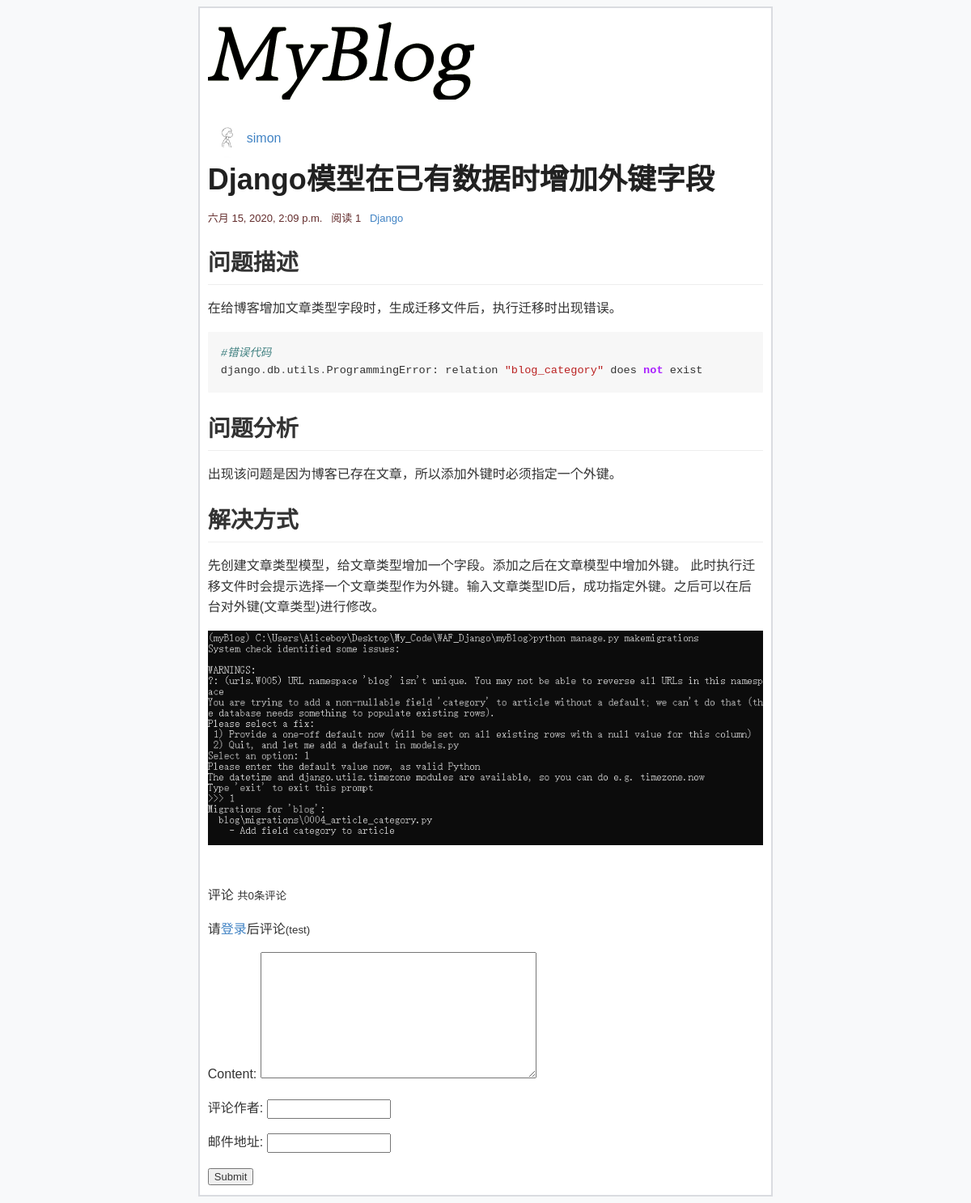
The app's page /blog/detail/7 with its own data.
### blog/models.py (models this page shows, shortened)
class Article(models.Model):
	title = models.CharField("文章标题",max_length=30)
	category = models.ForeignKey(Category,on_delete=models.CASCADE)
	content = MDTextField("文章内容")
	djgest = models.TextField("文章概要")
	author = models.ForeignKey(Author,on_delete=models.CASCADE)
	comment_num = models.BigIntegerField(default=0)
	view = models.BigIntegerField(default=0)
	created_time = models.DateTimeField("创建时间",auto_now_add=True)
	last_mod_time = models.DateTimeField("修改时间",auto_now=True)
	tag = models.ManyToManyField(Tag,blank=True)
	def viewed(self):
		self.view += 1
		self.save(update_fields=['view'])
	class Meta:
		ordering = ('-created_time',)

class Author(models.Model):
	name = models.CharField("作者姓名",max_length=20)
	avatar = models.ImageField(upload_to='avatar/%Y%m%d',blank=True)
	def __str__(self):
		return self.name

class Category(models.Model):
	name = models.CharField("文章类型",max_length=50)
	created_time = models.DateTimeField("创建时间",auto_now_add=True)
	last_mod_time = models.DateTimeField("修改时间",auto_now=True)
	def __str__(self):
		return self.name

### blog/views.py (the view, shortened to what this page needs)
# urls.py: path('detail/<int:pk>',views.detail,name='detail'),
def detail(request, pk):
	article = get_object_or_404(Article,pk=pk)
	comment_list = Comment.objects.filter(article__pk=pk)
	form = CommentForm()
	article.content = markdown.markdown(article.content,
		extensions=[
        'markdown.extensions.extra',
        'markdown.extensions.codehilite',
        'markdown.extensions.toc',
    ])
	context = {'article':article,'comment_list':comment_list,'form':form}
	article.viewed()
	return render(request,"blog/detail.html",context)

### blog/views.py
class CommentForm(forms.ModelForm):
	class Meta:
		model = Comment
		exclude = ('article',)

### blog/templates/blog/detail.html (shortened to what this page needs)
{% extends 'blog/base.html' %}
{% block content %}
<div class="img_and">
<img class="img_avatar" src="{{ article.author.avatar.url }}">
<a href="#">{{ article.author }}</a>
</div>
<h1 class="detail_h1">{{ article.title }}</h1>
<div class="time_and">
	{{ article.last_mod_time }}
	&nbsp;
	阅读&nbsp;{{ article.view }}
	<a href="#">{{ article.category }}</a>
</div>
{{ article.content|safe }}
<br>
{% include 'blog/comment.html' %}
{% endblock %}

### blog/templates/blog/comment.html (shortened to what this page needs)
<p>评论 <small>共{{ article.comment_num }}条评论</small></p>
<p>
	请<a href="/login/weibo/" target="_blank">登录</a>后评论<small>(test)</small>
</p>
<form action="" method="post">
	{{ form.as_p }}
	<input type="submit" name="">
</form>

### blog/static/css/base.css (style rules this page uses)
body { background-color: #f8f9fa; }
.time_and { font-size: 13px; color: #632c2c; }
.img_avatar { display: block; border-radius: 50%; border: 1px solid #eee; min-width: 48px; min-height: 48px; width: 48px; height: 48px; }
.img_and { display: flex; align-items: center; }

### blog/static/css/code.css (style rules this page uses)
.codehilite { background: #f8f8f8; }
.codehilite .o { color: #666666 }
.codehilite .c1 { color: #408080; font-style: italic }
.codehilite .ow { color: #AA22FF; font-weight: bold }
.codehilite .s2 { color: #BA2121 }

### staticfiles/mdeditor/css/editormd.css (style rules this page uses)
.markdown-body a { background: transparent; }
.markdown-body h1 { font-size: 2em; margin: 0.67em 0; }
.markdown-body img { border: 0; }
.markdown-body pre { overflow: auto; }
.markdown-body code, .markdown-body kbd, .markdown-body pre { font-family: "Meiryo UI", "YaHei Consolas Hybrid", Consolas, "Malgun Gothic", "Segoe UI", "Trebuchet MS", Helvetica, monospace, monospace; font-size: 1em; }
.markdown-body input { color: inherit; font: inherit; margin: 0; }
.markdown-body input { line-height: normal; }
.markdown-body * { -moz-box-sizing: border-box; box-sizing: border-box; }
.markdown-body input { font: 13px/1.4 Helvetica, arial, freesans, clean, sans-serif, "Segoe UI Emoji", "Segoe UI Symbol"; }
.markdown-body a { color: #4183c4; text-decoration: none; }
.markdown-body h1, .markdown-body h2, .markdown-body h3, .markdown-body h4, .markdown-body h5, .markdown-body h6 { margin-top: 15px; margin-bottom: 15px; line-height: 1.1; }
.markdown-body h1 { font-size: 30px; }
.markdown-body h2 { font-size: 21px; }
.markdown-body code { font-family: Consolas, "Liberation Mono", Menlo, Courier, monospace; font-size: 12px; }
.markdown-body pre { margin-top: 0; margin-bottom: 0; font: 12px Consolas, "Liberation Mono", Menlo, Courier, monospace; }
.markdown-body > *:last-child { margin-bottom: 0 !important; }
.markdown-body h1, .markdown-body h2, .markdown-body h3, .markdown-body h4, .markdown-body h5, .markdown-body h6 { position: relative; margin-top: 1em; margin-bottom: 16px; font-weight: bold; line-height: 1.4; }
.markdown-body h1 { padding-bottom: 0.3em; font-size: 2.25em; line-height: 1.2; border-bottom: 1px solid #eee; }
.markdown-body h2 { padding-bottom: 0.3em; font-size: 1.75em; line-height: 1.225; border-bottom: 1px solid #eee; }
.markdown-body p, .markdown-body blockquote, .markdown-body ul, .markdown-body ol, .markdown-body dl, .markdown-body table, .markdown-body pre { margin-top: 0; margin-bottom: 16px; }
.markdown-body img { max-width: 100%; -moz-box-sizing: border-box; box-sizing: border-box; }
.markdown-body code { padding: 0; padding-top: 0.2em; padding-bottom: 0.2em; margin: 0; font-size: 85%; background-color: rgba(0, 0, 0, 0.04); border-radius: 3px; }
.markdown-body code:before, .markdown-body code:after { letter-spacing: -0.2em; content: "\00a0"; }
.markdown-body pre > code { padding: 0; margin: 0; font-size: 100%; word-break: normal; white-space: pre; background: transparent; border: 0; }
.markdown-body .highlight pre, .markdown-body pre { padding: 16px; overflow: auto; font-size: 85%; line-height: 1.45; background-color: #f7f7f7; border-radius: 3px; }
.markdown-body pre { word-wrap: normal; }
.markdown-body pre code { display: inline; max-width: initial; padding: 0; margin: 0; overflow: initial; line-height: inherit; word-wrap: normal; background-color: transparent; border: 0; }
.markdown-body pre code:before, .markdown-body pre code:after { content: normal; }
.markdown-body .highlight pre, .markdown-body pre { line-height: 1.6; }

### blog/templates/blog/detail.html (style rules this page uses)
h1.detail_h1 { border-bottom: 1px solid #FFF; margin-bottom:5px; margin-top: 5px; color: #212121; }

### records on screen
Article: author.avatar (picture), author "simon", title "Django模型在已有数据时增加外键字段", last_mod_time "六月 15, 2020, 2:09 p.m.", view "1", category "Django", content "问题描述 在给博客增加文章类型字段时，生成迁移文件后，执行迁移时出现错误。 #错误代码 django . db . utils . ProgrammingError : relation \"blog_category\" does not exist 问题分析 出现该问题是因为博客已存在文章，所以添加外键时必须指定一个外键。 解决方式 先创建文章类型模型，给文章类型增加一个字段。添加之后在文章模型中增加外键。 此时执行迁移文件时会提示选择一个文章类型作为外键。输入文章类型ID后，成功指定外键。之后可以在后台对外键(文章类型)进行修改。", content (picture), comment_num "0"
